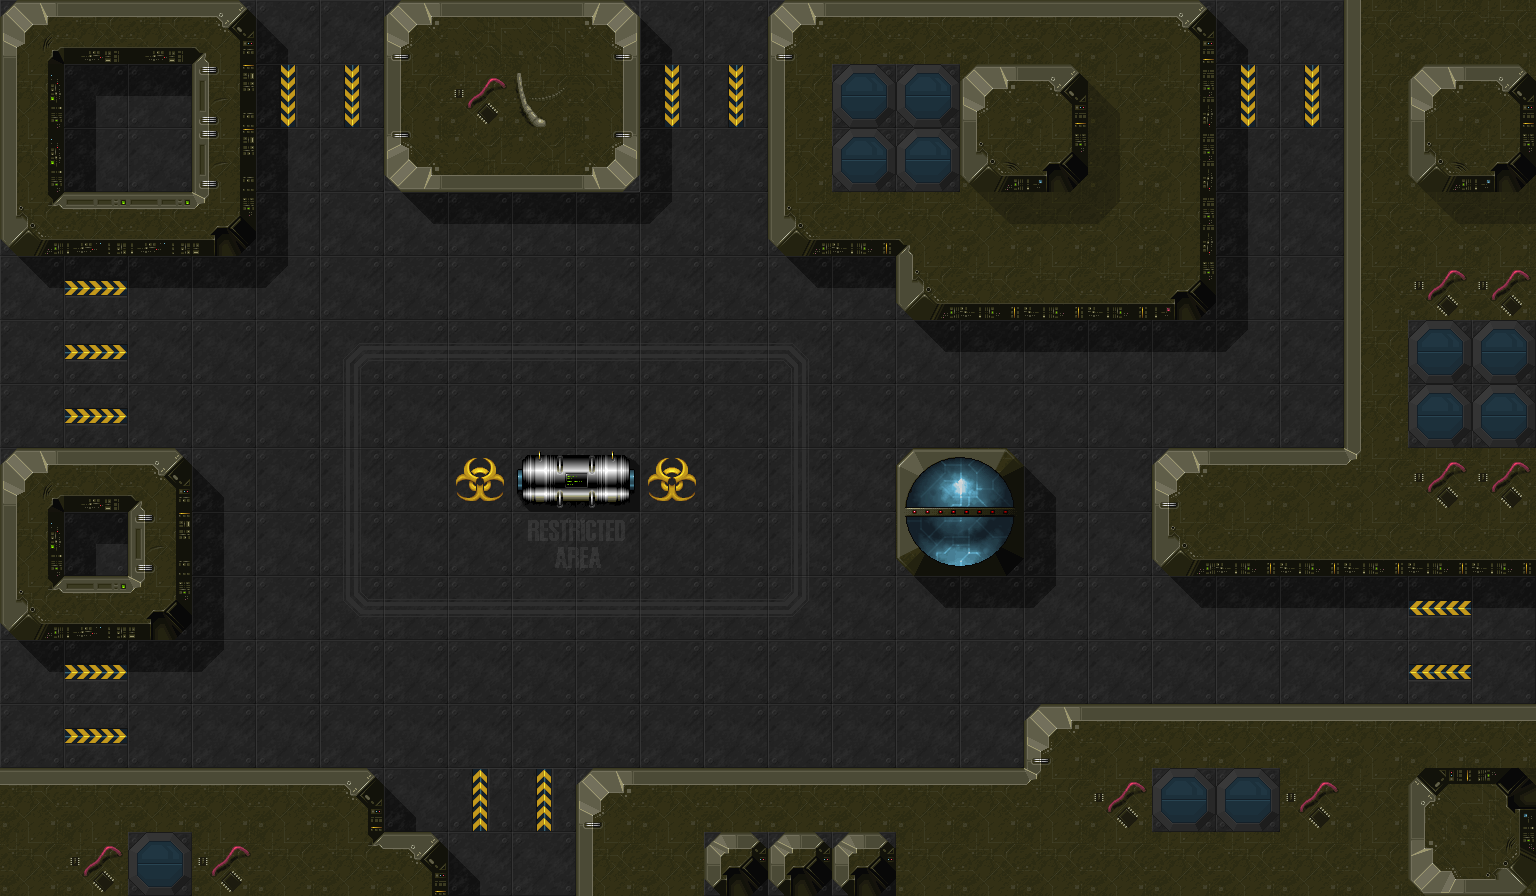

Below is a game level as drawn by its tile map, then a one-line description and the .tmx file that defines it, in full:
An orthogonal 24x14 tile map with 64x64 px tiles, 3 tile layers (floor, wall, object).

<map version="1.2" tiledversion="1.2.3" orientation="orthogonal" renderorder="right-down" width="24" height="14" tilewidth="64" tileheight="64" infinite="0" nextlayerid="5" nextobjectid="1">
 <tileset firstgid="1" source="sduTileSet.tsx" />
 <layer id="2" name="floor" width="24" height="14" locked="1">
  <data encoding="csv">
0,0,0,0,5,11,0,0,0,0,5,11,0,0,0,0,0,0,0,5,11,0,0,0,
0,0,0,0,25,6,0,0,0,0,25,6,0,0,0,0,0,0,0,25,6,0,0,0,
0,0,0,0,15,11,0,0,0,0,15,11,0,0,0,0,0,0,0,15,11,0,0,0,
0,0,0,0,15,11,32,33,33,33,35,11,0,0,0,0,0,0,0,15,11,0,0,0,
32,536870937,33,33,35,11,11,11,11,11,11,11,32,33,0,0,0,0,0,15,11,0,0,0,
11,536870918,11,11,11,63,62,62,62,62,62,62,64,11,32,33,33,33,33,35,11,0,0,0,
11,536870918,11,11,11,61,11,11,11,11,11,11,61,11,11,11,11,11,11,11,11,0,0,0,
0,0,0,5,11,61,11,31,21,21,31,11,61,11,0,0,5,11,0,0,0,0,0,0,
0,0,0,15,11,61,11,11,103,104,11,11,61,11,0,0,15,11,0,0,0,0,0,0,
0,0,0,15,11,73,62,62,62,62,62,62,74,11,32,33,35,11,32,33,33,33,34,33,
32,536870937,33,35,11,11,11,11,11,11,11,11,11,11,11,11,11,11,11,11,11,11,16,11,
11,536870918,11,11,11,11,11,11,11,11,11,11,11,11,11,11,0,0,0,0,0,0,0,0,
0,0,0,0,0,0,5,536870928,536870928,0,0,0,0,0,0,0,0,0,0,0,0,0,0,0,
0,0,0,0,0,0,0,5,11,0,0,0,0,0,0,0,0,0,0,0,0,0,0,0
</data>
 </layer>
 <layer id="3" name="wall" width="24" height="14" locked="1">
  <data encoding="csv">
2,3,3,4,0,0,7,2684354619,2684354619,2147483655,0,0,7,48,48,48,48,48,8,0,0,59,9,9,
12,13,33,14,0,0,59,94,88,2147483707,0,0,59,98,98,85,86,87,60,0,0,59,85,86,
12,15,11,14,0,0,1073741831,3758096443,3758096443,3221225479,0,0,59,98,98,95,96,97,60,0,0,59,95,96,
22,23,23,24,0,0,0,0,0,0,0,0,17,58,78,105,106,107,60,0,0,59,105,106,
0,0,0,0,0,0,0,0,0,0,0,0,0,0,17,58,58,58,18,0,0,59,94,94,
0,0,0,0,0,0,0,0,0,0,0,0,0,0,0,0,0,0,0,0,0,59,98,98,
0,0,0,0,0,0,0,0,0,0,0,0,0,0,0,0,0,0,0,0,0,59,98,98,
2,3,4,0,0,0,0,0,0,0,0,0,0,0,0,0,0,0,7,48,48,75,94,94,
12,13,14,0,0,0,0,0,0,0,0,0,0,0,0,0,0,0,17,58,58,58,58,58,
22,23,24,0,0,0,0,0,0,0,0,0,0,0,0,0,0,0,0,0,0,0,0,0,
0,0,0,0,0,0,0,0,0,0,0,0,0,0,0,0,0,0,0,0,0,0,0,0,
0,0,0,0,0,0,0,0,0,0,0,0,0,0,0,0,7,48,48,48,48,48,48,48,
48,48,48,48,48,8,0,0,0,7,48,48,48,48,48,48,75,94,98,98,94,9,1610612822,1610612832,
9,94,98,94,9,76,8,0,0,59,9,20,20,20,9,9,9,9,9,9,9,9,1610612821,1610612831
</data>
 </layer>
 <layer id="4" name="object" width="24" height="14" locked="1">
  <data encoding="csv">
0,0,0,0,0,0,0,0,0,0,0,0,0,0,0,0,0,0,0,0,0,0,0,0,
0,0,0,0,0,0,0,0,0,0,0,0,0,0,0,0,0,0,0,0,0,0,0,0,
0,0,0,0,0,0,0,0,0,0,0,0,0,0,0,0,0,0,0,0,0,0,0,0,
0,0,0,0,0,0,0,0,0,0,0,0,0,0,0,0,0,0,0,0,0,0,0,0,
0,0,0,0,0,0,0,0,0,0,0,0,0,0,0,0,0,0,0,0,0,0,0,0,
0,0,0,0,0,0,0,0,0,0,0,0,0,0,0,0,0,0,0,0,0,0,0,0,
0,0,0,0,0,0,0,0,0,0,0,0,0,0,0,0,0,0,0,0,0,0,0,0,
0,0,0,0,0,0,0,0,101,102,0,0,0,0,43,44,0,0,0,0,0,0,0,0,
0,0,0,0,0,0,0,0,0,0,0,0,0,0,53,54,0,0,0,0,0,0,0,0,
0,0,0,0,0,0,0,0,0,0,0,0,0,0,0,0,0,0,0,0,0,0,0,0,
0,0,0,0,0,0,0,0,0,0,0,0,0,0,0,0,0,0,0,0,0,0,0,0,
0,0,0,0,0,0,0,0,0,0,0,0,0,0,0,0,0,0,0,0,0,0,0,0,
0,0,0,0,0,0,0,0,0,0,0,0,0,0,0,0,0,0,0,0,0,0,0,0,
0,0,0,0,0,0,0,0,0,0,0,0,0,0,0,0,0,0,0,0,0,0,0,0
</data>
 </layer>
</map>
